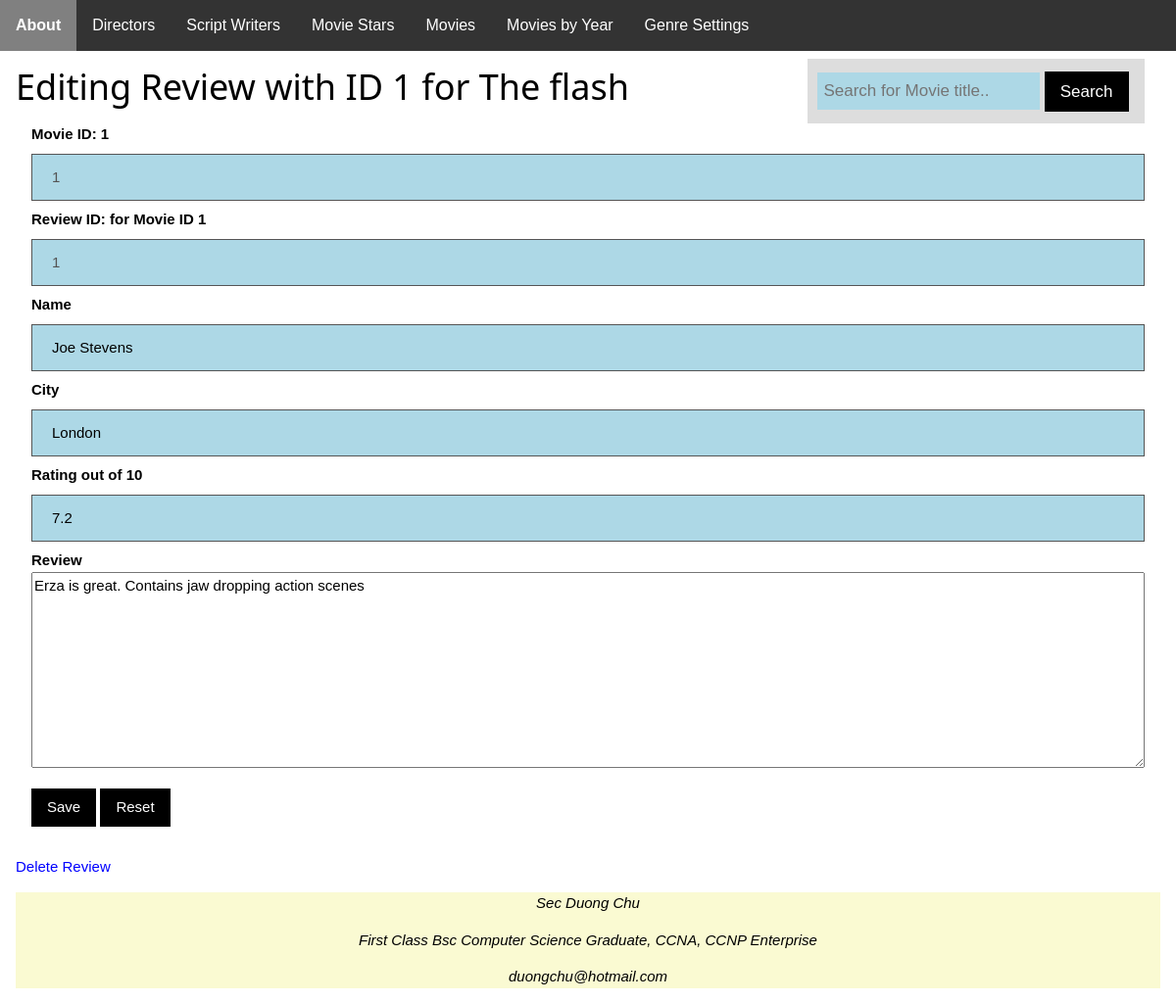
/reviews/edit/1, run on the app's committed database.
### app/models/models.py (models this page shows, shortened)
class review(db.Model):
    Reviewer_ID = db.Column(db.Integer, primary_key=True)
    Reviewer_Name = db.Column(db.String(100), nullable=False)
    City = db.Column(db.String(100), nullable=False)
    Review = db.Column(db.Text, nullable=False)
    Rating = db.Column(db.Float, nullable=False)
    Movie_ID = db.Column(db.Integer, db.ForeignKey('movie.Movie_ID'), nullable=False)

class movie(db.Model):
    Movie_ID = db.Column(db.Integer, primary_key=True)
    Movie_Title = db.Column(db.String(100), nullable=False)
    Duration = db.Column(db.Integer, nullable=False)
    Year = db.Column(db.Integer, nullable=False)
    directed_movies = db.relationship('director', secondary=DirectedMovies, backref='movie')
    categories = db.relationship('genre', secondary=CategorizedMovie, backref='movie')
    cast = db.relationship('moviestar', secondary=MovieCast, backref='movie')
    moviescripts = db.relationship('writer', secondary=MovieScript, backref='movie')
    movie_rating = db.relationship('review', backref='movie')

### app/reviews/routes.py (the view, shortened to what this page needs)
@reviews_bp.route('edit/<int:reviewId>', methods=['GET','POST'])
def editReview(reviewId):
    print(request.referrer)
    _review = review.query.get_or_404(reviewId)
    _movie = movie.query.get_or_404(_review.Movie_ID)
    return render_template("reviews/edit_review.html",
                           review=_review, movie=_movie)

### app/templates/reviews/edit_review.html (shortened to what this page needs)
{% extends "base.html" %}
{% block content %}
  <div class="search-container">
    <form method="post" action="{{ url_for('movies.search') }}">
      <input id="text" type="text" placeholder="Search for Movie title.." name="keyword">
      <button class="w3-button w3-black" type="submit">Search</button>
    </form>
  </div>
  {% set messages = get_flashed_messages() %}
<h1>Editing Review with ID {{ review.Reviewer_ID }} for {{ movie.Movie_Title }} </h1>
<span id='delete'>
<form id="review" method="post" class="w3-container">
	<label for="movieid"><b>Movie ID: {{ movie.Movie_ID }} </b></label>
	<input type="number" name="movieid" value="{{ movie.Movie_ID }}" disabled>
	<label for="reviewid"><b>Review ID: for Movie ID {{ movie.Movie_ID }} </b></label>
	<input type="number" name="reviewid" value="{{ review.Reviewer_ID }}" min="1" disabled>
    <label for="name"><b>Name</b></label>
    <input id="name" type="text" value="{{ review.Reviewer_Name }}" name="name" required>
	<label for="city"><b>City</b></label>
    <input id="city" type="text" value="{{ review.City }}" name="city" required>
	<label for="rating"><b>Rating out of 10</b></label>
	<input id="rating" type="number" value="{{ review.Rating }}" name="rating"
	min="1" max="10" step="0.01" required>
	<label for="rating"><b>Review</b></label>
	<textarea id="review" style="width:100%; height: 200px;" name="review" required>{{ review.Review }}</textarea>
	<p><button class="w3-button w3-black" type="submit"
	   onclick="return confirm('You are about to edit review with ID {{ review.Reviewer_ID }}')" >Save</button>
	   <a id="cancel" class="bttn w3-button w3-black">Reset</a></p>
</form>
{% set _review = "Review by " + review.Reviewer_Name %}
<p><a class="alink" onclick="deleteEntity('delete','{{ url_for('reviews.delete',Id=review.Reviewer_ID) }}','{{ _review }}')">
Delete Review </a></p>
</span>
{% endblock %}

### app/static/common.css (style rules this page uses)
html { box-sizing:border-box }
*,*:before,*:after { box-sizing:inherit }
html { -ms-text-size-adjust:100%;-webkit-text-size-adjust:100% }
body { margin:0 }
b,strong { font-weight:bolder }
button,input,select,textarea,optgroup { font:inherit;margin:0 }
button,input { overflow:visible }
button,select { text-transform:none }
button,[type=button],[type=reset],[type=submit] { -webkit-appearance:button }
textarea { overflow:auto }
html,body { font-family:Verdana,sans-serif;font-size:15px;line-height:1.5 }
html { overflow-x:hidden }
h1 { font-size:36px }
h1,h2,h3,h4,h5,h6 { font-family:"Segoe UI",Arial,sans-serif;font-weight:400;margin:10px 0 }
.w3-btn,.w3-button { border:none;display:inline-block;padding:8px 16px;vertical-align:middle;overflow:hidden;text-decoration:none;color:inherit;background-color:inherit;text-align:center;cursor:pointer;white-space:nowrap }
.w3-btn,.w3-button { -webkit-touch-callout:none;-webkit-user-select:none;-khtml-user-select:none;-moz-user-select:none;-ms-user-select:none;user-select:none }
.w3-container:after,.w3-container:before,.w3-panel:after,.w3-panel:before,.w3-row:after,.w3-row:before,.w3-row-padding:after,.w3-row-padding:before, .w3-cell-row:before,.w3-cell-row:after,.w3-clear:after,.w3-clear:before,.w3-bar:before,.w3-bar:after { content:"";display:table;clear:both }
.w3-container,.w3-panel { padding:0.01em 16px }
.w3-black,.w3-hover-black:hover { color:#fff!important;background-color:#000!important }

### app/static/style.css (style rules this page uses)
body { font-family: Arial, Helvetica, sans-serif; }
input[type=text], [type=number], [type=select] { width: 100%; padding: 12px 20px; margin: 8px 0; box-sizing: border-box; border: 1px solid #555; outline: none; }
input[type=text], [type=number], [type=select]:focus { background-color: lightblue; }
.search-container { float: right; padding: 6px 10px; margin-top: 8px; margin-right: 16px; background: #ddd; font-size: 17px; border: none; cursor: pointer; }
#text { padding: 6px; margin-top: 8px; font-size: 17px; border: none; background-color: light-blue; width: 70%; }
.alink { color: blue; }

### data on the page
review: Reviewer_ID "1", reviewid "1", name "Joe Stevens", city "London", rating "7.2", review "Erza is great. Contains jaw dropping action scenes"
movie: Movie_Title "The flash", Movie_ID "1", movieid "1"
